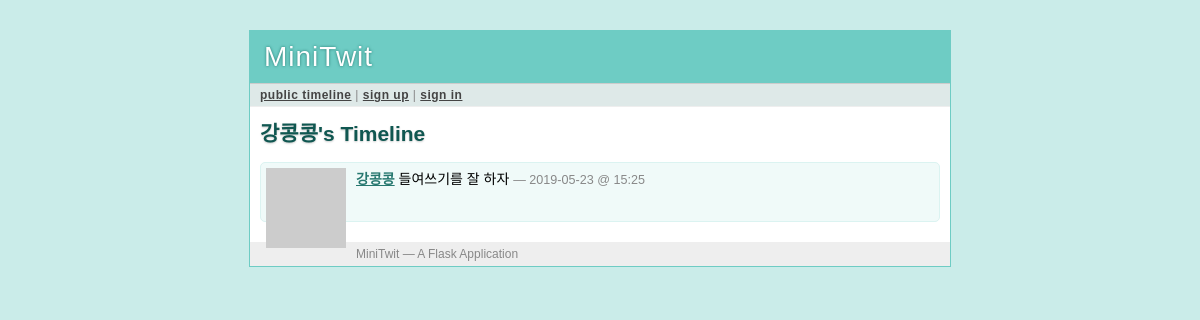
/강콩콩, run on the app's committed database.
### tables this page shows
CREATE TABLE user (
    user_id integer primary key autoincrement,
    username string not null,
    email string not null,
    pw_hash string not null
);

CREATE TABLE message (
    message_id integer primary key autoincrement,
    author_id integer not null,
    text string not null,
    pub_date integer
);

### minitwit.py (the view)
@app.route('/<username>')
def user_timeline(username):
    profile_user = query_db('select * from user where username = ?',
                            [username], one=True)
    if profile_user is None:
        abort(404)
    followed = False
    if g.user:
        followed = query_db('''select 1 from follower where
            follower.who_id = ? and follower.whom_id = ?''',
            [session['user_id'], profile_user['user_id']],
            one=True) is not None
    return render_template('timeline.html',messages=query_db('''
            select message.*, user.* from message, user where
            user.user_id = message.author_id and user.user_id = ?
            order by message.pub_date desc limit ?''',
            [profile_user['user_id'],PER_PAGE]), followed=followed,
            profile_user=profile_user)

### minitwit.py (called while the page is built)
def connect_db():
    return sqlite3.connect(app.config['DATABASE'])

def query_db(query, args=(), one=False):
    cur = g.db.execute(query,args)
    rv = [dict((cur.description[idx][0], value)
            for idx, value in enumerate(row)) for row in cur.fetchall()]
    return (rv[0] if rv else None) if one else rv

def format_datetime(timestamp):
    return datetime.utcfromtimestamp(timestamp).strftime('%Y-%m-%d @ %H:%M')

def gravatar_url(email, size=80):
    return 'http://www.gravatar.com/avatar/%s?d=identicon&s=%d' % \
        (md5(email.strip().lower().encode('utf-8')).hexdigest(), size)

@app.before_request
def before_request():
    g.db = connect_db()
    g.user = None
    if 'user_id' in session:
        g.user = query_db('select * from user where user_id = ?',
                            [session['user_id']],one=True)

@app.teardown_request
def teardown_request(exception):
    if hasattr(g,'db'):
        g.db.close()

### templates/timeline.html (shortened to what this page needs)
{% extends "layout.html" %}
{% block title %}
    {% if request.endpoint == 'public_timeline' %}
        Public Timeline
    {% elif request.endpoint == 'user_timeline' %}
        {{ profile_user.username }}'s Timeline
    {% else %}
        My Timeline
    {% endif %}
{% endblock %}
{% block body %}
    <h2>{{ self.title() }}</h2>
    <ul class=messages>
        {% for message in messages %}
            <li><img src="{{ message.email|gravatar(size=48) }}"><p>
                <strong><a href="{{ url_for('user_timeline', username=message.username) }}">{{ message.username }}</a></strong>
                {{ message.text }}
                <small>&mdash; {{ message.pub_date|datetimeformat }}</small>
            </p></li>
        {% else %}
            <li><em>There's no message so far.</em></li>
        {% endfor %}
    </ul>
{% endblock %}

### static/style.css (style rules this page uses)
a { color: #26776F; }
div.page h2 { margin: 0 0 15px 0; color: #105751; text-shadow: 0 1px 2px #ccc; }
div.page ul.messages { list-style: none; margin: 0; padding: 0; }
div.page ul.messages li { margin: 10px 0; padding: 5px; background: #F0FAF9; border: 1px solid #DBF3F1; -moz-border-radius: 5px; -webkit-border-radius: 5px; min-height: 48px; }
div.page ul.messages p { margin: 0; }
div.page ul.messages li img { float: left; padding: 0 10px 0 0; }
div.page ul.messages li small { font-size: 0.9em; color: #888; }

### data on the page
user: username "강콩콩"
message: username "강콩콩", text "들여쓰기를 잘 하자", pub_date "2019-05-23 @ 15:25"
